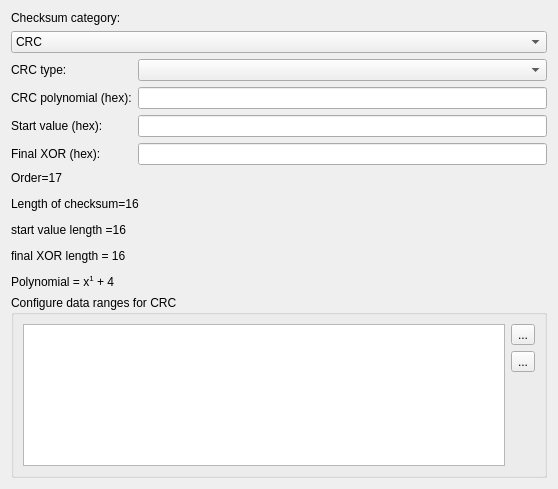
<?xml version="1.0" encoding="UTF-8"?>
<ui version="4.0">
 <class>ChecksumOptions</class>
 <widget class="QWidget" name="ChecksumOptions">
  <property name="geometry">
   <rect>
    <x>0</x>
    <y>0</y>
    <width>558</width>
    <height>489</height>
   </rect>
  </property>
  <property name="windowTitle">
   <string>Configure Checksum</string>
  </property>
  <layout class="QGridLayout" name="gridLayout">
   <item row="4" column="1">
    <spacer name="verticalSpacer">
     <property name="orientation">
      <enum>Qt::Vertical</enum>
     </property>
     <property name="sizeHint" stdset="0">
      <size>
       <width>20</width>
       <height>107</height>
      </size>
     </property>
    </spacer>
   </item>
   <item row="3" column="0" colspan="2">
    <widget class="QStackedWidget" name="stackedWidget">
     <property name="currentIndex">
      <number>0</number>
     </property>
     <widget class="QWidget" name="page_crc">
      <layout class="QGridLayout" name="gridLayout_2">
       <property name="leftMargin">
        <number>0</number>
       </property>
       <property name="topMargin">
        <number>0</number>
       </property>
       <property name="rightMargin">
        <number>0</number>
       </property>
       <property name="bottomMargin">
        <number>0</number>
       </property>
       <item row="3" column="1">
        <widget class="QLineEdit" name="lineEditFinalXOR"/>
       </item>
       <item row="1" column="0">
        <widget class="QLabel" name="label_5">
         <property name="text">
          <string>CRC polynomial (hex):</string>
         </property>
        </widget>
       </item>
       <item row="5" column="0" colspan="2">
        <widget class="QGroupBox" name="groupBox">
         <property name="title">
          <string>Configure data ranges for CRC</string>
         </property>
         <layout class="QHBoxLayout" name="horizontalLayout">
          <item>
           <widget class="QTableView" name="tableViewDataRanges">
            <attribute name="horizontalHeaderHighlightSections">
             <bool>false</bool>
            </attribute>
            <attribute name="verticalHeaderCascadingSectionResizes">
             <bool>false</bool>
            </attribute>
            <attribute name="verticalHeaderHighlightSections">
             <bool>false</bool>
            </attribute>
           </widget>
          </item>
          <item>
           <layout class="QVBoxLayout" name="verticalLayout">
            <item>
             <widget class="QToolButton" name="btnAddRange">
              <property name="text">
               <string>...</string>
              </property>
              <property name="icon">
               <iconset theme="list-add">
                <normaloff>../../../</normaloff>../../../</iconset>
              </property>
             </widget>
            </item>
            <item>
             <widget class="QToolButton" name="btnRemoveRange">
              <property name="text">
               <string>...</string>
              </property>
              <property name="icon">
               <iconset theme="list-remove">
                <normaloff>../../../</normaloff>../../../</iconset>
              </property>
             </widget>
            </item>
            <item>
             <spacer name="verticalSpacer_2">
              <property name="orientation">
               <enum>Qt::Vertical</enum>
              </property>
              <property name="sizeHint" stdset="0">
               <size>
                <width>20</width>
                <height>40</height>
               </size>
              </property>
             </spacer>
            </item>
           </layout>
          </item>
         </layout>
        </widget>
       </item>
       <item row="2" column="1">
        <widget class="QLineEdit" name="lineEditStartValue"/>
       </item>
       <item row="0" column="0">
        <widget class="QLabel" name="label_3">
         <property name="text">
          <string>CRC type:</string>
         </property>
        </widget>
       </item>
       <item row="3" column="0">
        <widget class="QLabel" name="label_2">
         <property name="text">
          <string>Final XOR (hex):</string>
         </property>
        </widget>
       </item>
       <item row="2" column="0">
        <widget class="QLabel" name="label">
         <property name="text">
          <string>Start value (hex):</string>
         </property>
        </widget>
       </item>
       <item row="1" column="1">
        <widget class="QLineEdit" name="lineEditCRCPolynomial"/>
       </item>
       <item row="0" column="1">
        <widget class="QComboBox" name="comboBoxCRCFunction"/>
       </item>
       <item row="4" column="0" colspan="2">
        <widget class="QLabel" name="label_crc_info">
         <property name="text">
          <string>&lt;html&gt;&lt;head/&gt;&lt;body&gt;&lt;p&gt;Order=17&lt;/p&gt;&lt;p&gt;Length of checksum=16&lt;/p&gt;&lt;p&gt;start value length =16&lt;/p&gt;&lt;p&gt;final XOR length = 16&lt;/p&gt;&lt;p&gt;Polynomial = x&lt;span style=&quot; vertical-align:super;&quot;&gt;1&lt;/span&gt; + 4&lt;/p&gt;&lt;/body&gt;&lt;/html&gt;</string>
         </property>
         <property name="wordWrap">
          <bool>true</bool>
         </property>
        </widget>
       </item>
      </layout>
     </widget>
     <widget class="QWidget" name="page_wsp">
      <layout class="QVBoxLayout" name="verticalLayout_2">
       <item>
        <widget class="QLabel" name="label_6">
         <property name="text">
          <string>&lt;html&gt;&lt;head/&gt;&lt;body&gt;&lt;p&gt;The Wireless Short Packet (WSP) standard uses three different checksums. URH can automatically detect the used checksum algorithm from the message. However, you can enforce the usage of a certain checksum if you need to.&lt;/p&gt;&lt;p&gt;With &lt;span style=&quot; font-weight:600;&quot;&gt;Automatic&lt;/span&gt; setting, checksums are chosen by these rules (as defined in &lt;a href=&quot;http://hes-standards.org/doc/SC25_WG1_N1493.pdf&quot;&gt;&lt;span style=&quot; text-decoration: underline; color:#0000ff;&quot;&gt;WSP standard&lt;/span&gt;&lt;/a&gt;):&lt;/p&gt;&lt;p&gt;1) 4 Bit Checksum - For Switch Telegram (RORG=5 or 6 and STATUS = 0x20 or 0x30)&lt;/p&gt;&lt;p&gt;2) 8 Bit Checksum: STATUS bit 2&lt;sup&gt;7&lt;/sup&gt; = 0&lt;/p&gt;&lt;p&gt;3) 8 Bit CRC: STATUS bit 2&lt;sup&gt;7&lt;/sup&gt; = 1&lt;/p&gt;&lt;/body&gt;&lt;/html&gt;</string>
         </property>
         <property name="alignment">
          <set>Qt::AlignJustify|Qt::AlignVCenter</set>
         </property>
         <property name="wordWrap">
          <bool>true</bool>
         </property>
        </widget>
       </item>
       <item>
        <widget class="QRadioButton" name="radioButtonWSPAuto">
         <property name="text">
          <string>Automatic (recommended)</string>
         </property>
        </widget>
       </item>
       <item>
        <widget class="QRadioButton" name="radioButtonWSPChecksum4">
         <property name="text">
          <string>Force Checksum4</string>
         </property>
        </widget>
       </item>
       <item>
        <widget class="QRadioButton" name="radioButtonWSPChecksum8">
         <property name="text">
          <string>Force Checksum8</string>
         </property>
        </widget>
       </item>
       <item>
        <widget class="QRadioButton" name="radioButtonWSPCRC8">
         <property name="text">
          <string>Force CRC8</string>
         </property>
        </widget>
       </item>
       <item>
        <spacer name="verticalSpacer_3">
         <property name="orientation">
          <enum>Qt::Vertical</enum>
         </property>
         <property name="sizeHint" stdset="0">
          <size>
           <width>20</width>
           <height>40</height>
          </size>
         </property>
        </spacer>
       </item>
      </layout>
     </widget>
    </widget>
   </item>
   <item row="2" column="0" colspan="2">
    <widget class="QComboBox" name="comboBoxCategory">
     <item>
      <property name="text">
       <string>CRC</string>
      </property>
     </item>
     <item>
      <property name="text">
       <string>Wireless Short Packet Checksum</string>
      </property>
     </item>
    </widget>
   </item>
   <item row="1" column="0" colspan="2">
    <widget class="QLabel" name="label_4">
     <property name="text">
      <string>Checksum category:</string>
     </property>
    </widget>
   </item>
  </layout>
 </widget>
 <tabstops>
  <tabstop>comboBoxCategory</tabstop>
  <tabstop>comboBoxCRCFunction</tabstop>
  <tabstop>lineEditCRCPolynomial</tabstop>
  <tabstop>lineEditStartValue</tabstop>
  <tabstop>lineEditFinalXOR</tabstop>
  <tabstop>tableViewDataRanges</tabstop>
  <tabstop>btnAddRange</tabstop>
  <tabstop>radioButtonWSPAuto</tabstop>
  <tabstop>btnRemoveRange</tabstop>
  <tabstop>radioButtonWSPChecksum4</tabstop>
  <tabstop>radioButtonWSPChecksum8</tabstop>
  <tabstop>radioButtonWSPCRC8</tabstop>
 </tabstops>
 <resources/>
 <connections/>
</ui>
